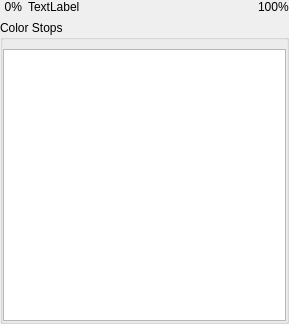
<?xml version="1.0" encoding="UTF-8"?>
<ui version="4.0">
 <class>ColorGradientWidget2</class>
 <widget class="QWidget" name="ColorGradientWidget2">
  <property name="geometry">
   <rect>
    <x>0</x>
    <y>0</y>
    <width>289</width>
    <height>324</height>
   </rect>
  </property>
  <property name="windowTitle">
   <string>Form</string>
  </property>
  <layout class="QVBoxLayout" name="verticalLayout">
   <property name="leftMargin">
    <number>0</number>
   </property>
   <property name="topMargin">
    <number>0</number>
   </property>
   <property name="rightMargin">
    <number>0</number>
   </property>
   <property name="bottomMargin">
    <number>0</number>
   </property>
   <item>
    <layout class="QGridLayout" name="gridLayout">
     <item row="0" column="0">
      <widget class="QLabel" name="label_6">
       <property name="sizePolicy">
        <sizepolicy hsizetype="Preferred" vsizetype="Preferred">
         <horstretch>1</horstretch>
         <verstretch>0</verstretch>
        </sizepolicy>
       </property>
       <property name="text">
        <string>0%</string>
       </property>
       <property name="alignment">
        <set>Qt::AlignRight|Qt::AlignTrailing|Qt::AlignVCenter</set>
       </property>
      </widget>
     </item>
     <item row="0" column="2">
      <widget class="QLabel" name="label_7">
       <property name="sizePolicy">
        <sizepolicy hsizetype="Preferred" vsizetype="Preferred">
         <horstretch>1</horstretch>
         <verstretch>0</verstretch>
        </sizepolicy>
       </property>
       <property name="text">
        <string>100%</string>
       </property>
      </widget>
     </item>
     <item row="0" column="1">
      <widget class="QLabel" name="label">
       <property name="sizePolicy">
        <sizepolicy hsizetype="Preferred" vsizetype="Preferred">
         <horstretch>10</horstretch>
         <verstretch>0</verstretch>
        </sizepolicy>
       </property>
       <property name="text">
        <string>TextLabel</string>
       </property>
      </widget>
     </item>
    </layout>
   </item>
   <item>
    <widget class="QGroupBox" name="stopsTableGroup">
     <property name="title">
      <string>Color Stops</string>
     </property>
     <property name="flat">
      <bool>true</bool>
     </property>
     <layout class="QVBoxLayout" name="verticalLayout_6">
      <property name="leftMargin">
       <number>0</number>
      </property>
      <property name="topMargin">
       <number>9</number>
      </property>
      <property name="rightMargin">
       <number>0</number>
      </property>
      <property name="bottomMargin">
       <number>0</number>
      </property>
      <item>
       <widget class="QTreeView" name="treeView">
        <property name="rootIsDecorated">
         <bool>false</bool>
        </property>
        <property name="itemsExpandable">
         <bool>false</bool>
        </property>
       </widget>
      </item>
     </layout>
    </widget>
   </item>
  </layout>
 </widget>
 <resources/>
 <connections/>
</ui>
